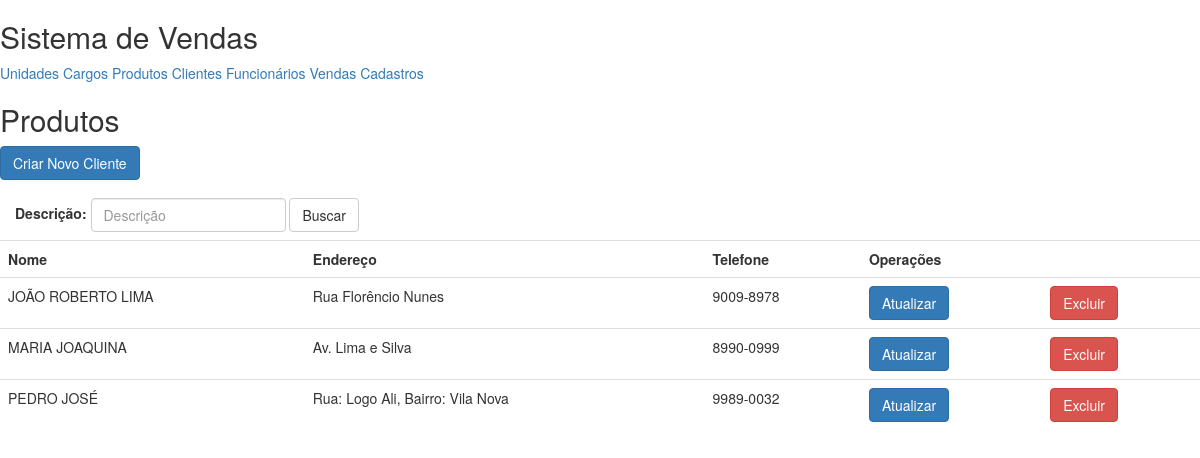
Page /appvendas/cliente/list on the committed database.
### appvendas/models.py (models this page shows, shortened)
class Pessoa(models.Model):
    nome=models.CharField("Nome",max_length=255)
    email=models.EmailField("E-Mail",max_length=200)
    telefone=models.CharField("Telefone",max_length=20)

class Cliente(Pessoa):
    endereco=models.CharField("Endereço",max_length=255)

class Pessoa(models.Model):
    nome=models.CharField("Nome",max_length=255)
    email=models.EmailField("E-Mail",max_length=200)
    telefone=models.CharField("Telefone",max_length=20)

### appvendas/views.py (the view)
def cliente_list(request):
    criterio = request.GET.get('criterio')
    if(criterio):
        clientes = Cliente.objects.filter(nome__contains=criterio)
    else:
        clientes = Cliente.objects.all().order_by('nome')
        criterio = ""
    dados= {'clientes':clientes, 'criterio':criterio}
    return render(request, 'cliente/cliente_list.html', dados)

### templates/cliente/cliente_list.html
{% extends 'base.html' %}
{% block conteudo %}
    <h2>Produtos</h2>
    <p><a href="{% url 'cliente_new' %}" class="btn btn-primary" >Criar Novo Cliente</a></p>
    <form class="navbar-form navbar-left" role="search" method="get" action="{% url 'cliente_list' %}">
        <div class="form-group">
            <label for="criterio">Descrição:</label>
            <input type="text" id="criterio" name="criterio" value="{{ criterio }}" class="form-control" placeholder="Descrição">
        </div>
        <button type="submit" class="btn btn-default">Buscar</button>
    </form>
<table class="table table-hover">
  <tr>
    <th>Nome</th>
    <th>Endereço</th>
    <th>Telefone</th>
      <th colspan="2">Operações</th>
  </tr>
    {% for cliente in clientes %}
        <tr>
            <td>{{ cliente.nome | upper }}</td>
            <td>{{ cliente.endereco }}</td>
            <td>{{ cliente.telefone }}</td>
            <td><a href="{%  url 'cliente_update' cliente.pk %}" class="btn btn-primary"> Atualizar</a></td>
            <td><a href="{%  url 'cliente_delete' cliente.pk %}" class="btn btn-danger"> Excluir</a></td>
        </tr>
    {% endfor %}
</table>
{% endblock %}

### rows in the picture
Cliente: nome "JOÃO ROBERTO LIMA", endereco "Rua Florêncio Nunes", telefone "9009-8978"
Cliente: nome "MARIA JOAQUINA", endereco "Av. Lima e Silva", telefone "8990-0999"
Cliente: nome "PEDRO JOSÉ", endereco "Rua: Logo Ali, Bairro: Vila Nova", telefone "9989-0032"
